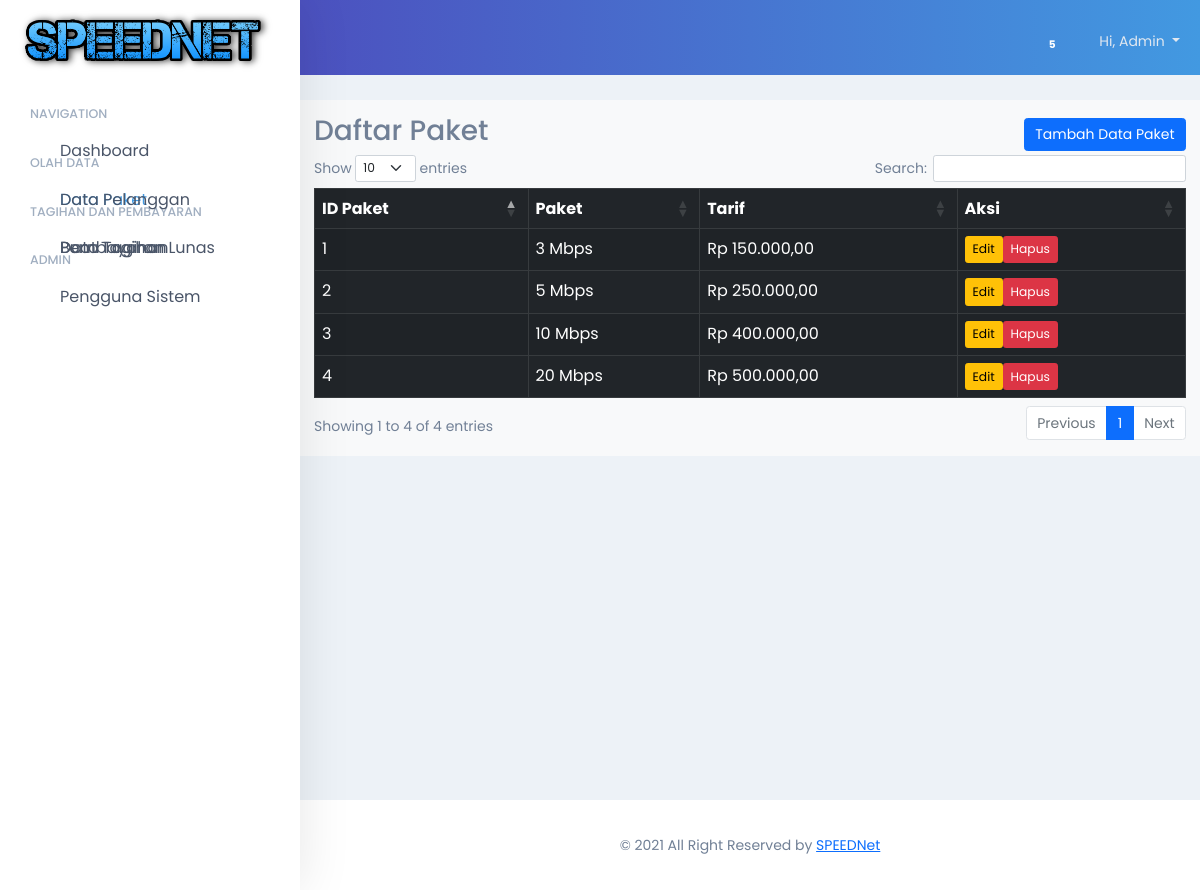
The app's page /admin/data_paket/data_paket.php with its own data.
### tables this page shows
CREATE TABLE `tb_paket` (
  `id_paket` int(6) NOT NULL,
  `paket` varchar(20) NOT NULL,
  `tarif` int(11) NOT NULL
);

### admin/data_paket/read.php (the view)
<?php
    include "../../dbconnect.php";
    $sql = "SELECT * from tb_paket order by id_paket ASC";
    $query = mysqli_query($conn, $sql);
?>
    <?php foreach ($query as $row):
        ?>
      <tr>
          <td><?= $row["id_paket"] ?></td>
          <td><?= $row["paket"] ?></td>
          <td><?= "Rp " . number_format($row["tarif"],2,',','.'); ?></td>
          <td>
              <button type="button" class="btn btn-warning btn-sm edit" data-id="<?= $row["id_paket"] ?>" >Edit</a>
              <button type="button" class="btn btn-danger btn-sm hapus" data-id="<?= $row["id_paket"] ?>">Hapus</button>
          </td>
      </tr>
      <?php endforeach ?>

### css/style.css (style rules this page uses)
* { padding: 0; margin: 0; }
html, body { color: #718096 !important; font-size: 14px !important; font-family: 'Poppins', sans-serif; background-color: #edf2f7; scroll-behavior: smooth; }

### records on screen
tb_paket: id_paket "1", paket "3 Mbps", tarif "150.000,00"
tb_paket: id_paket "2", paket "5 Mbps", tarif "250.000,00"
tb_paket: id_paket "3", paket "10 Mbps", tarif "400.000,00"
tb_paket: id_paket "4", paket "20 Mbps", tarif "500.000,00"
